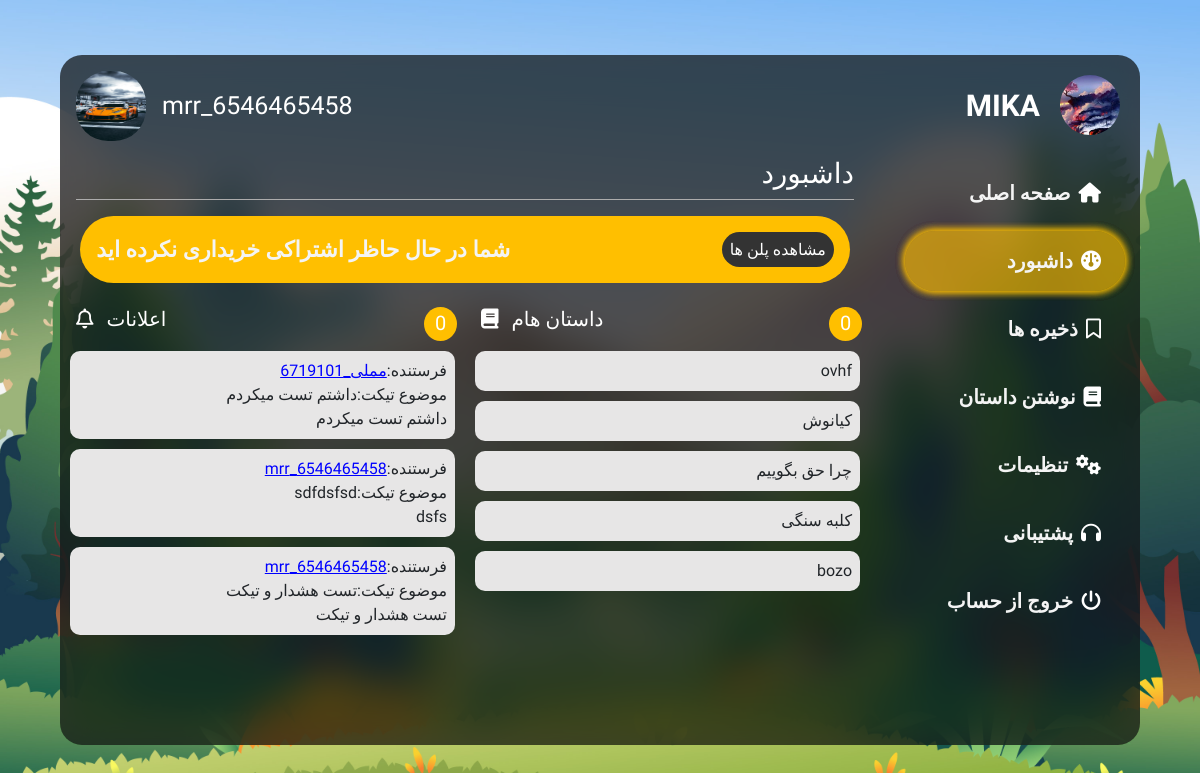
The app's page /profile/Dashbord (signed in) with its own data.
### account/models.py (models this page shows, shortened)
class account(AbstractUser):
    username = models.CharField(unique=True,null=True,max_length=500,verbose_name=_("User Name"))
    UserID = models.CharField(max_length=10)
    UserPass = models.CharField(max_length=20, verbose_name=_("User Password"))
    email = models.EmailField(verbose_name=_("User Email"))
    Plans = models.ForeignKey(Plan, null=True,blank=True, on_delete=models.CASCADE, verbose_name=_("User Plan"))
    UserBio = models.TextField(blank=True, null=True ,verbose_name=_("My bio"), default="سلام این بیوگرافی من است")
    UserImg = models.ImageField(blank=True, null=True , verbose_name=_("My Image"), default='Wallpaper_4K3D_2573.jpg' )
    is_staff = models.BooleanField(default=False)
    is_verify = models.BooleanField(default=False)
    expire_time = models.DateTimeField(auto_now=True, verbose_name=_("Expire Time"))
    phone_number = PhoneNumberField(unique=True, null=True, verbose_name=_("Phone Number"))
    otp = models.PositiveIntegerField(blank=True, null=True, verbose_name=_("Verification Code"))

class ticet(models.Model):
    sender = models.ForeignKey(account,null=True, on_delete=models.CASCADE ,verbose_name=_("User Name"))
    ticetreson = models.TextField()
    ticet_text =  models.TextField()
    send_time = models.DateTimeField(auto_now_add=True)
    visibale = models.BooleanField(default=True)

### story/models.py (models this page shows, shortened)
class Storys(models.Model):
    Writer = models.ForeignKey(account, on_delete=models.CASCADE)
    StoryTitel = models.TextField(unique=True)
    ganer = models.CharField(max_length=20,choices=(('actions','actions'),('deram','deram'),('harror','harror'),('fantesy','fantesy')))
    summary = models.TextField()
    status = models.BooleanField(default=True)
    CreatedTime = models.DateTimeField(auto_now=True)
    is_new = models.BooleanField(default=True)
    is_papular = models.BooleanField(default=False)
    is_papular_counter = models.PositiveIntegerField(default=0)
    is_editors_love = models.BooleanField(default=False)
    def __str__(self):
        return f'{self.StoryTitel}'

### account/views.py (the view)
# urls.py: path('profile/Dashbord', views.Profile , name='profile'),
def Profile(request,pk=-1):
    storys = Storys.objects.all()
    tickets = ticet.objects.all()
    try:
        if pk == -1:
            StoryTitel = Storys.objects.all().first()
            sender = ticet.objects.all().first()
        else:
            StoryTitel = Storys.objects.get(pk=pk)
            sender = ticet.objects.get(pk=pk)
        summery = Storys.objects.filter(StoryTitel=StoryTitel)
        return render(request, 'account/accountuserpanel.html',
                      context={'Storys': storys, 'StoryTitel': StoryTitel, 'summery': summery ,'Tickets': tickets, 'sender': sender})
    except Storys.DoesNotExist:
        pass

### account/templates/account/accountuserpanel.html (shortened to what this page needs)
{% load static %}
<!DOCTYPE html>
<html lang="en">
<head>
    <link rel="stylesheet" href="{% static 'css/bootstrap.min.css' %}">
    <link rel="stylesheet" href="{% static 'css/modals.css' %}">
    <link rel="stylesheet" href="{% static 'css/bookshelf.css' %}">
    <link rel="stylesheet" href="{% static 'css/userpanel.css' %}">
    <link rel="stylesheet" href="https://cdnjs.cloudflare.com/ajax/libs/font-awesome/6.4.0/css/all.min.css">
</head>
<body>
{% if user.is_authenticated %}
    <main>
        <div class="dashbord">
            <div class="panelholder" >
                <div  style="overflow-y: auto; width: 100%;">
                    <section class="user-panel">
                        <div class="d-flex flex-row justify-content-between align-items-center mx-3 mt-3">
                            <div class="d-flex flex-row align-items-center">
                                <img class="rounded-5" width="70px" height="70px" src="/media/{{ request.user.UserImg }}" alt="">
                                <span class="mx-3 " style="color: #ffffff; font-size: 25px;">{{ request.user.username }}_{{ request.user.UserID }}</span>
                            </div>
                        </div>
                        <section class="" id="dashbord">
                          <div class="d-flex flex-row justify-content-between m-3 texts" style="direction: rtl;"><span class="h3" style="color: white;">داشبورد</span></div>
                          <section class="subscrabtion d-flex flex-row-reverse justify-content-between align-items-center">
                            <button class="justify-content-center align-items-center flex h6 m-3 border-0 p-2 rounded-5" style="float: left; background-color: #333; color: white;"  >
                              مشاهده پلن ها
                            </button>
                              <span class="mx-3" style="font-weight: bold; font-size: 22px;">شما در حال حاظر اشتراکی خریداری نکرده اید</span>
                          </section>
                          <div class="dashbord-container mt-3">
                            <section class="float-start h-100 ">
                              <div class="d-flex flex-row justify-content-between m-2">
                                <p class="h5" style="color: #ffffff;"><i class="fa-regular fa-bell mx-2"></i> اعلانات </p>
                                <div style="background: var(--nav-footer); width: 33px; border-radius: 50%; text-align: center; color: #ffffff; padding: 4px;"><span class="h5">0</span></div>
                              </div>
                                {% for ticet in Tickets %}
                                    {% if request.user.is_staff == True %}
                                          <div style="margin: 10px; background: #e7e6e6; padding: 8px; border-radius: 10px; direction: rtl;">
                                            <p>فرستنده:<a  href="{% url 'UserInfo' userinfo=ticet.sender.username%}" style="text-decoration: underline; color: blue ;" >{{ ticet.sender.username }}_{{ ticet.sender.UserID }}</a></p>
                                            <p>موضوع تیکت:{{ ticet.ticetreson }}</p>
                                            <p>{{ ticet.ticet_text }}</p>
                                          </div>
                                    {% endif %}
                                {% endfor %}
                            </section>
                            <section class="float-start h-100">
                              <div class="d-flex flex-row justify-content-between m-2">
                                <p class="h5" style="color: #ffffff;"><i class="fa-solid fa-book mx-2"></i> داستان هام </p>
                                <div style="background: var(--nav-footer); width: 33px; border-radius: 50%; text-align: center; color: #ffffff; padding: 4px;">
                                    <span class="h5">
                                       0
                                    </span>
                                </div>
                              </div>
                                {% for storys in Storys %}
                                    {% if storys.Writer == request.user %}
                                        <div style="margin: 10px; background: #e7e6e6; padding: 8px; border-radius: 10px; direction: rtl;" onclick="location.href='{% url 'WriteStory' %}'">{{ storys.StoryTitel }}</div>
                                    {% endif %}
                                {% endfor %}
                            </section>
                          </div>
                        </section>
                    </section>
                </div>
                <aside class="user-menu" >
                    <div class="user-dashboard"  style=" overflow-y: auto;">
                      <div class="d-flex flex-row justify-content-center align-items-center"><span style="font-size: 30px; font-weight: bolder; color: rgb(255, 255, 255);">MIKA</span><img class="rounded-5" src="{% static 'img/logo.jpg' %}" alt="" style="width: 60px; margin: 20px;"></div>
                      <a class="mt-2" href="{% url 'index' %}" ><span>صفحه اصلی</span><i class="fa-solid fa-house mx-2"></i></a>
                      <a class="mt-2 btnselect" id="dashbord2" href="Dashbord"  onclick="opendashbord(),location.href='{% url 'profile' %}'"><span>داشبورد</span><i class="fa-solid fa-dashboard mx-2"></i></a>
                      <a class="mt-2 " href="saves" id="save2" onclick="opensave(),location.href='{% url 'saves' %}'"><span>ذخیره ها</span><i class="fa-regular fa-bookmark mx-2"></i></a>
                      <a class="mt-2 " href="newstory" id="cratestory2" onclick="newstory()"><span>نوشتن داستان</span><i class="fa-solid fa-book mx-2"></i></a>
                      <a class="mt-2 " href="setting"  id="setting2" onclick="opensetting(),location.href='{% url 'setting' %}'"><span>تنظیمات</span><i class="fa-solid fa-gears mx-2"></i></a>
                      <a class="mt-2 " href="connect" id="connect2" onclick="openconnect(),location.href='{% url 'connect' %}' "><span>پشتیبانی</span><i class="fa-solid fa-headphones mx-2"></i></a>
                      <a onclick="location.href='{% url 'logout' %}' " class="mt-2 mb-3"><span>خروج از حساب</span><i class="fa-solid fa-power-off mx-2 "></i></a>
                    </div>
                </aside>
            </div>
        </div>
    </main>
{% endif %}
</body>
</html>

### static/css/bookshelf.css (style rules this page uses)
:root { --my-font:'Harmattan',system-ui; --text-color-w: #FFFFFF; --my-font2:'Lugrasimo-Regular',system-ui ; --nav-footer:#FFBF00; --body-backcolor:#232020; --all-text-color:#F4F4F4; }
span,a { color:var(--all-text-color); }
* { padding:0; margin:0; box-sizing: border-box; font-family: var(--my-font); user-select: none; }
body { background-color: var(--body-backcolor); }
a { text-decoration: none; color: var(--text-color-w); }

### static/css/userpanel.css (style rules this page uses)
body { background: url(../img/backgraund.jpg) no-repeat 10% fixed; background-size:cover; }
.dashbord { display: flex; align-items: center; background-blend-mode: darken; background-size: cover; height: 100vh; justify-content: center; overflow: hidden; position: relative; width: 100%; }
.panelholder { background: rgb(22 22 24 / 75%); border-radius: 22px; height: calc(100vh - 110px); width: 90%; max-width: 1380px; display: flex; flex-direction: row; justify-content: space-between; overflow: hidden; backdrop-filter: saturate(180%) blur(20px); }
.user-dashboard { display: flex; flex-direction: column; align-items: end; text-align: end; width: 270px; height: 100%; }
.user-dashboard a { border-radius: 40px; width: 220px; height: 60px; padding: 16px; font-weight: bold; font-size: 20px; margin: 0px 15px 0px 0px; text-decoration: none !important; display: flex; flex-direction: row; justify-content: end; align-items: center; color: #FFF; }
.user-dashboard .btnselect { color: #FFF; background: #ffbf00a1; box-shadow: 0 0 8px #ffbf00a1, 0 0 8px #ffbf00a1, 0 0 8px #ffbf00a1, 0 0 8px #ffbf00a1; }
.user-panel .texts { font-weight: bold; border-bottom: 1px solid rgb(173, 172, 172) ; }
.subscrabtion { width: 95%; height: auto; margin: auto; border-radius: 90px; background: var(--nav-footer); }
.dashbord-container { width: 100%; display: grid; grid-template-rows:repeat(1,1fr) ; grid-template-columns:repeat(2,1fr) ; }
@media (min-width:721px) { .user-dashboard a { border-radius: 40px; width: 220px; padding: 16px; font-weight: bold; font-size: 20px; margin: 0px 15px 0px 0px; text-decoration: none !important; display: block; align-items: center; color: #FFF; display: flex; flex-direction: row; } }

### records on screen
account: user.UserImg (picture), user.username "mrr", user.UserID "6546465458"
ticet: sender.username "مملی", sender.UserID "6719101", ticetreson "داشتم تست میکردم", ticet_text "داشتم تست میکردم"
ticet: sender.username "mrr", sender.UserID "6546465458", ticetreson "sdfdsfsd", ticet_text "dsfs"
ticet: sender.username "mrr", sender.UserID "6546465458", ticetreson "تست هشدار و تیکت", ticet_text "تست هشدار و تیکت"
Storys: StoryTitel "ovhf"
Storys: StoryTitel "کیانوش"
Storys: StoryTitel "چرا حق بگوییم"
Storys: StoryTitel "کلبه سنگی"
Storys: StoryTitel "bozo"
